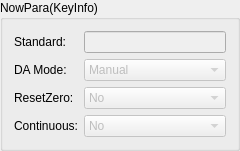
      <widget class="QGroupBox" name="groupBox">
       <property name="sizePolicy">
        <sizepolicy hsizetype="Fixed" vsizetype="Fixed">
         <horstretch>0</horstretch>
         <verstretch>0</verstretch>
        </sizepolicy>
       </property>
       <property name="minimumSize">
        <size>
         <width>240</width>
         <height>0</height>
        </size>
       </property>
       <property name="maximumSize">
        <size>
         <width>240</width>
         <height>16777215</height>
        </size>
       </property>
       <property name="title">
        <string>NowPara(KeyInfo)</string>
       </property>
       <layout class="QGridLayout" name="gridLayout_3">
        <item row="0" column="0">
         <widget class="QLabel" name="labelStandard">
          <property name="sizePolicy">
           <sizepolicy hsizetype="Fixed" vsizetype="Preferred">
            <horstretch>0</horstretch>
            <verstretch>0</verstretch>
           </sizepolicy>
          </property>
          <property name="text">
           <string>Standard:</string>
          </property>
         </widget>
        </item>
        <item row="0" column="1">
         <widget class="QLineEdit" name="lnEditStandard">
          <property name="enabled">
           <bool>false</bool>
          </property>
          <property name="sizePolicy">
           <sizepolicy hsizetype="Preferred" vsizetype="Fixed">
            <horstretch>0</horstretch>
            <verstretch>0</verstretch>
           </sizepolicy>
          </property>
         </widget>
        </item>
        <item row="1" column="0">
         <widget class="QLabel" name="label_14">
          <property name="sizePolicy">
           <sizepolicy hsizetype="Fixed" vsizetype="Preferred">
            <horstretch>0</horstretch>
            <verstretch>0</verstretch>
           </sizepolicy>
          </property>
          <property name="text">
           <string>DA Mode:</string>
          </property>
         </widget>
        </item>
        <item row="1" column="1">
         <widget class="QComboBox" name="cmbAutoPick">
          <property name="enabled">
           <bool>false</bool>
          </property>
          <property name="sizePolicy">
           <sizepolicy hsizetype="Preferred" vsizetype="Fixed">
            <horstretch>0</horstretch>
            <verstretch>0</verstretch>
           </sizepolicy>
          </property>
          <item>
           <property name="text">
            <string>Manual</string>
           </property>
          </item>
          <item>
           <property name="text">
            <string>Auto</string>
           </property>
          </item>
         </widget>
        </item>
        <item row="2" column="0">
         <widget class="QLabel" name="label_16">
          <property name="sizePolicy">
           <sizepolicy hsizetype="Fixed" vsizetype="Preferred">
            <horstretch>0</horstretch>
            <verstretch>0</verstretch>
           </sizepolicy>
          </property>
          <property name="text">
           <string>ResetZero:</string>
          </property>
         </widget>
        </item>
        <item row="2" column="1">
         <widget class="QComboBox" name="cmbResetZero">
          <property name="enabled">
           <bool>false</bool>
          </property>
          <property name="sizePolicy">
           <sizepolicy hsizetype="Preferred" vsizetype="Fixed">
            <horstretch>0</horstretch>
            <verstretch>0</verstretch>
           </sizepolicy>
          </property>
          <item>
           <property name="text">
            <string>No</string>
           </property>
          </item>
          <item>
           <property name="text">
            <string>Yes</string>
           </property>
          </item>
         </widget>
        </item>
        <item row="3" column="0">
         <widget class="QLabel" name="label_15">
          <property name="sizePolicy">
           <sizepolicy hsizetype="Fixed" vsizetype="Preferred">
            <horstretch>0</horstretch>
            <verstretch>0</verstretch>
           </sizepolicy>
          </property>
          <property name="text">
           <string>Continuous:</string>
          </property>
         </widget>
        </item>
        <item row="3" column="1">
         <widget class="QComboBox" name="cmbContinue">
          <property name="enabled">
           <bool>false</bool>
          </property>
          <property name="sizePolicy">
           <sizepolicy hsizetype="Preferred" vsizetype="Fixed">
            <horstretch>0</horstretch>
            <verstretch>0</verstretch>
           </sizepolicy>
          </property>
          <item>
           <property name="text">
            <string>No</string>
           </property>
          </item>
          <item>
           <property name="text">
            <string>Yes</string>
           </property>
          </item>
         </widget>
        </item>
       </layout>
      </widget>
